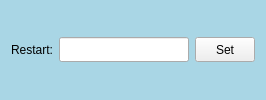
                          <widget class="QGroupBox" name="groupBox_77">
                           <property name="minimumSize">
                            <size>
                             <width>0</width>
                             <height>45</height>
                            </size>
                           </property>
                           <property name="styleSheet">
                            <string notr="true">QGroupBox{
background-color: rgb(169, 214, 229);
border:none;
}

QGroupBox:title{
background-color: rgb(70, 143, 175);
border:none;
	color: rgb(208, 248, 255);
}</string>
                           </property>
                           <property name="title">
                            <string/>
                           </property>
                           <layout class="QHBoxLayout" name="horizontalLayout_36">
                            <item>
                             <widget class="QLabel" name="label_11">
                              <property name="text">
                               <string>Restart:</string>
                              </property>
                             </widget>
                            </item>
                            <item>
                             <widget class="QLineEdit" name="lineEdit_6">
                              <property name="minimumSize">
                               <size>
                                <width>130</width>
                                <height>25</height>
                               </size>
                              </property>
                              <property name="maximumSize">
                               <size>
                                <width>140</width>
                                <height>16777215</height>
                               </size>
                              </property>
                              <property name="readOnly">
                               <bool>true</bool>
                              </property>
                             </widget>
                            </item>
                            <item>
                             <widget class="QPushButton" name="RestartPushBtn">
                              <property name="minimumSize">
                               <size>
                                <width>60</width>
                                <height>25</height>
                               </size>
                              </property>
                              <property name="maximumSize">
                               <size>
                                <width>60</width>
                                <height>16777215</height>
                               </size>
                              </property>
                              <property name="text">
                               <string>Set</string>
                              </property>
                             </widget>
                            </item>
                           </layout>
                          </widget>
